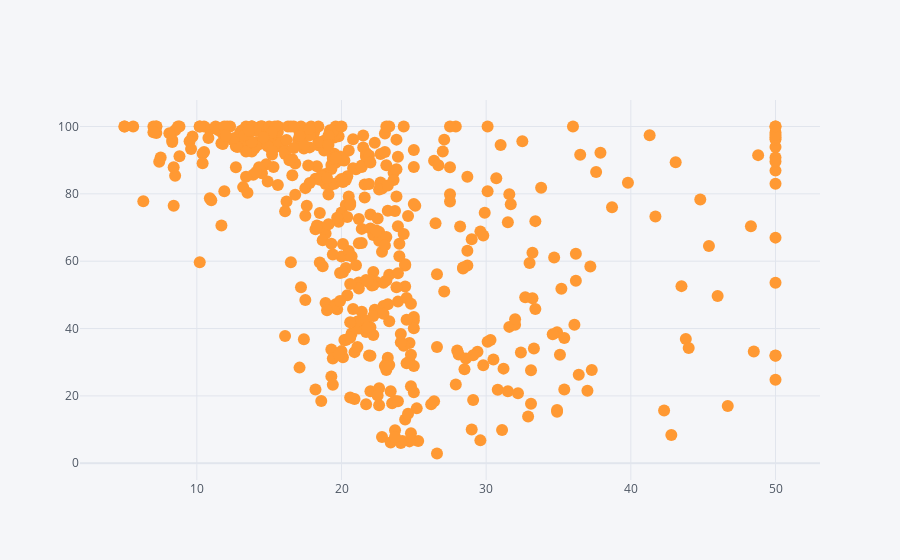

Write notebook code for a chart like this one.
### Code cell
data.iplot(x = "MEDV", y = "AGE",mode = "markers")

### Figure 1 — Plotly figure (JSON) as saved in the notebook; plotly's stock layout.template omitted (floating-point values rounded to 4 significant figures; data arrays with more than 128 entries replaced by an {"elided": "..."} marker saying what was removed)
{"data": [{"line": {"color": "rgba(255, 153, 51, 1.0)", "dash": "solid", "shape": "linear", "width": 1.3}, "marker": {"size": 12, "symbol": "circle"}, "mode": "markers", "name": "AGE", "text": "", "type": "scatter", "x": {"elided": "506 float values"}, "y": {"elided": "506 float values"}}], "layout": {"legend": {"bgcolor": "#F5F6F9", "font": {"color": "#4D5663"}}, "paper_bgcolor": "#F5F6F9", "plot_bgcolor": "#F5F6F9", "title": {"font": {"color": "#4D5663"}}, "xaxis": {"gridcolor": "#E1E5ED", "showgrid": true, "tickfont": {"color": "#4D5663"}, "title": {"font": {"color": "#4D5663"}, "text": ""}, "zerolinecolor": "#E1E5ED"}, "yaxis": {"gridcolor": "#E1E5ED", "showgrid": true, "tickfont": {"color": "#4D5663"}, "title": {"font": {"color": "#4D5663"}, "text": ""}, "zerolinecolor": "#E1E5ED"}}}
